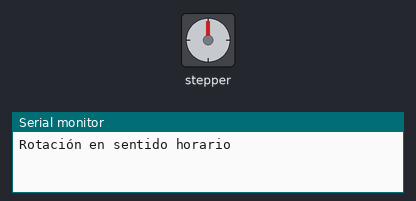
This sketch was run on a simulated Arduino Uno, built with avr-gcc and run on an emulated ATmega328P. Parts: stepper motor, the last lines printed to the serial monitor. Stepper angles assume 2048 steps per turn.

Above: at 0.05 s.
At 3.05 s:
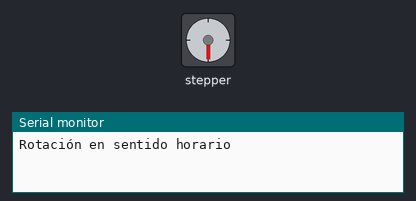
At 6.05 s:
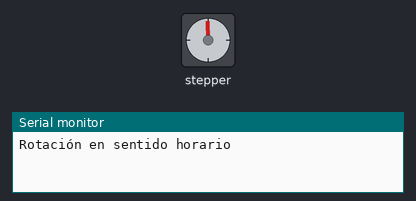
At 12.75 s:
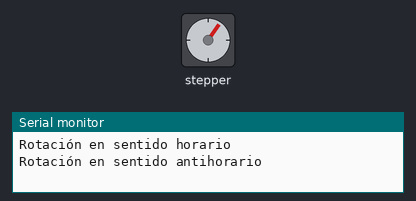
Timing chart, 0 to 18.3 s (numbered marks = the images above):
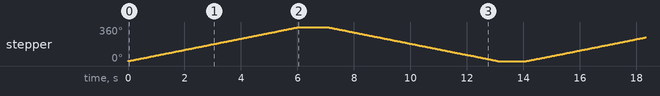

The sketch:

codigo_motor_basico.ino
```cpp
#include <Stepper.h>

const int pasosPorRevolucion = 2048;  // Número de pasos para una rotación completa (28BYJ-48)
Stepper motor(pasosPorRevolucion, 8, 10, 9, 11);  // Pines del ULN2003 conectados al Arduino

void setup() {
  motor.setSpeed(10);  // Establecer la velocidad del motor (RPM)
  Serial.begin(9600);
}

void loop() {
  Serial.println("Rotación en sentido horario");
  motor.step(pasosPorRevolucion);  // Rotar en sentido horario
  delay(1000);

  Serial.println("Rotación en sentido antihorario");
  motor.step(-pasosPorRevolucion);  // Rotar en sentido antihorario
  delay(1000);
}
```

Measured:
- by itself, stepper: turns 360° clockwise in 6.0 s, then 360° counter-clockwise in 6.0 s, repeating every 14.1 s
